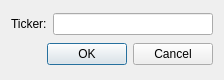
<?xml version="1.0" encoding="UTF-8"?>
<ui version="4.0">
 <class>TickerInput</class>
 <widget class="QDialog" name="TickerInput">
  <property name="geometry">
   <rect>
    <x>0</x>
    <y>0</y>
    <width>224</width>
    <height>80</height>
   </rect>
  </property>
  <property name="windowTitle">
   <string>Enter a ticker</string>
  </property>
  <layout class="QGridLayout" name="gridLayout">
   <item row="0" column="0">
    <widget class="QLabel" name="label">
     <property name="text">
      <string>Ticker:</string>
     </property>
    </widget>
   </item>
   <item row="0" column="1">
    <widget class="QLineEdit" name="line"/>
   </item>
   <item row="1" column="0" colspan="2">
    <widget class="QDialogButtonBox" name="buttonBox">
     <property name="orientation">
      <enum>Qt::Horizontal</enum>
     </property>
     <property name="standardButtons">
      <set>QDialogButtonBox::Cancel|QDialogButtonBox::Ok</set>
     </property>
    </widget>
   </item>
  </layout>
 </widget>
 <tabstops>
  <tabstop>line</tabstop>
  <tabstop>buttonBox</tabstop>
 </tabstops>
 <resources/>
 <connections>
  <connection>
   <sender>buttonBox</sender>
   <signal>accepted()</signal>
   <receiver>TickerInput</receiver>
   <slot>accept()</slot>
   <hints>
    <hint type="sourcelabel">
     <x>214</x>
     <y>65</y>
    </hint>
    <hint type="destinationlabel">
     <x>157</x>
     <y>274</y>
    </hint>
   </hints>
  </connection>
  <connection>
   <sender>buttonBox</sender>
   <signal>rejected()</signal>
   <receiver>TickerInput</receiver>
   <slot>reject()</slot>
   <hints>
    <hint type="sourcelabel">
     <x>214</x>
     <y>65</y>
    </hint>
    <hint type="destinationlabel">
     <x>286</x>
     <y>274</y>
    </hint>
   </hints>
  </connection>
  <connection>
   <sender>TickerInput</sender>
   <signal>accepted()</signal>
   <receiver>TickerInput</receiver>
   <slot>slotAccepted()</slot>
   <hints>
    <hint type="sourcelabel">
     <x>63</x>
     <y>75</y>
    </hint>
    <hint type="destinationlabel">
     <x>71</x>
     <y>150</y>
    </hint>
   </hints>
  </connection>
 </connections>
 <slots>
  <slot>slotAccepted()</slot>
 </slots>
</ui>
